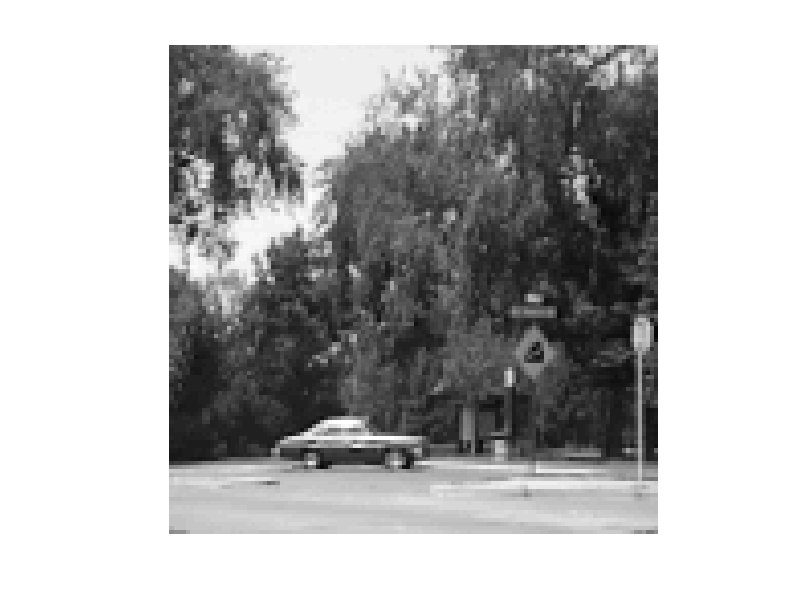

The MATLAB script that drew this image: (Note: this script raises an error after producing the figure.)

saveimage=0;
smoothtype=1; % 0 Gaussian, 1 is Binomial
k=5;

% load oiginal car scene image
load cardata.txt
[n,p]=size(cardata);
nx=sqrt(n); ny=nx;
fxy=reshape(cardata,[ny,nx])';

mx=200; % image max

carScene=fxy;

figure;
imagesc(carScene,[0,mx])
axis image, colormap(gray), axis off
if (saveimage==1)
    print(gcf,'-dtiffn','-r100','carScene')
end

if (smoothtype==0)
    k=5;
    sigma2=0.5 %sigma2=8*log(2)*fwhm^2;
    gk=kernelG(k,sigma2);
    carSceneSm=MyConv(carScene,gk);
elseif (smoothtype==1)
    k=5;
    p=0.5      %sigma2=n*p*(1-p);
    gk=kernelB(k,p)
    carSceneSm=MyConv(carScene,gk);
end

figure;
imagesc(carSceneSm,[0,mx])
axis image, colormap(gray), axis off
if (saveimage==1)
    if (smoothtype==0)
        print(gcf,'-dtiffn','-r100','carSceneG')
    elseif (smoothtype==1)
        print(gcf,'-dtiffn','-r100','carSceneB')
    end
end

sceneDiff=carSceneSm-double(carScene);

figure;
imagesc(sceneDiff,[-mx/10,mx/10])
axis image, colormap(gray), axis off
if (saveimage==1)
    if (smoothtype==0)
        print(gcf,'-dtiffn','-r100','SceneNDiff')
    elseif (smoothtype==1)
        print(gcf,'-dtiffn','-r100','SceneBDiff')
    end
end
